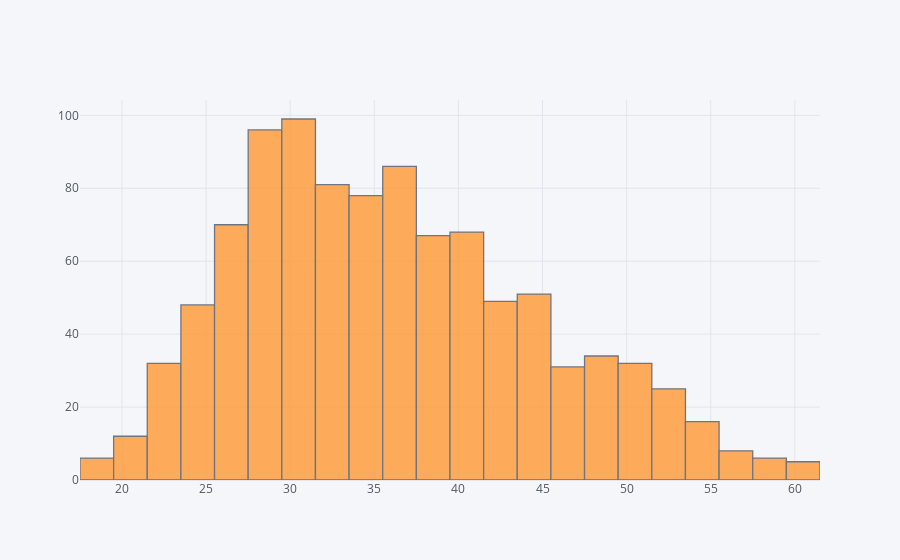

The cell this chart's notebook holds for it:
### Markdown cell above
## Exploratory Data Analysis

Let's use seaborn to explore the data!

Try recreating the plots shown below!

** Create a histogram of the Age**

### Code cell
df['Age'].iplot(kind='hist',bins=30)

### Figure 1 — Plotly figure (JSON) as saved in the notebook; plotly's stock layout.template omitted (floating-point values rounded to 4 significant figures; data arrays with more than 128 entries replaced by an {"elided": "..."} marker saying what was removed)
{"data": [{"histfunc": "count", "histnorm": "", "marker": {"color": "rgba(255, 153, 51, 1.0)", "line": {"color": "#4D5663", "width": 1.3}}, "name": "Age", "nbinsx": 30, "opacity": 0.8, "orientation": "v", "type": "histogram", "x": {"elided": "1000 int values"}}], "layout": {"barmode": "overlay", "legend": {"bgcolor": "#F5F6F9", "font": {"color": "#4D5663"}}, "paper_bgcolor": "#F5F6F9", "plot_bgcolor": "#F5F6F9", "title": {"font": {"color": "#4D5663"}}, "xaxis": {"gridcolor": "#E1E5ED", "showgrid": true, "tickfont": {"color": "#4D5663"}, "title": {"font": {"color": "#4D5663"}, "text": ""}, "zerolinecolor": "#E1E5ED"}, "yaxis": {"gridcolor": "#E1E5ED", "showgrid": true, "tickfont": {"color": "#4D5663"}, "title": {"font": {"color": "#4D5663"}, "text": ""}, "zerolinecolor": "#E1E5ED"}}}
